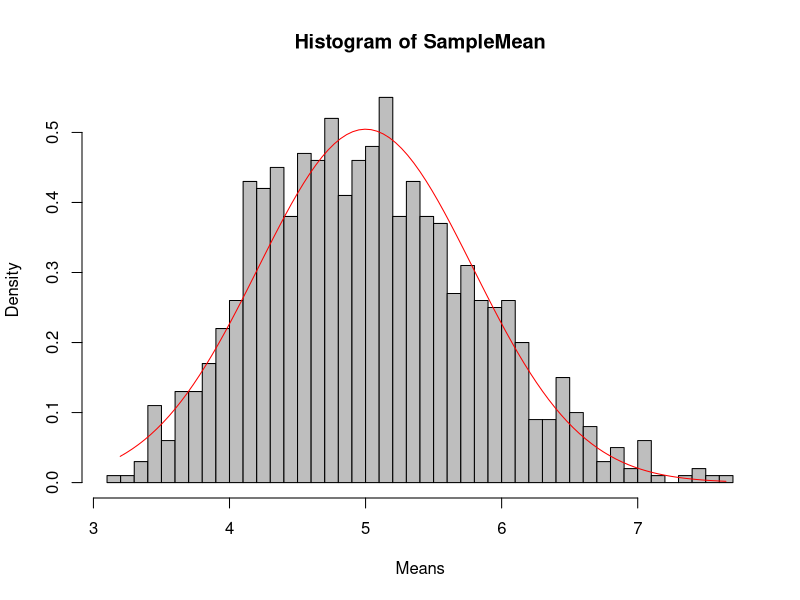
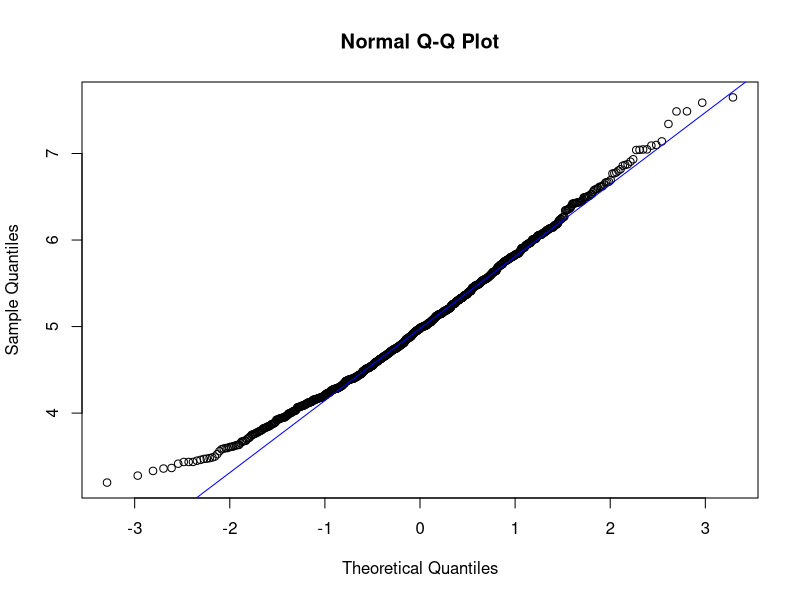

These charts were generated, in order, by the following R code:
## ---- chunk 1
knitr::opts_chunk$set(echo = TRUE)
## ---- chunk 2
n <- 40
Simulations <- 1000
Lambda <- 0.2

SampleMean <- NULL
for(i in 1:Simulations) {
  SampleMean <- c(SampleMean, mean(rexp(n, Lambda)))
}
mean(SampleMean)
## ---- chunk 3
Variance <- var(SampleMean)
Variance
## ---- chunk 4
hist(SampleMean, breaks = n, prob = T, col = "grey", xlab = "Means")
x <- seq(min(SampleMean), max(SampleMean), length = 100)
lines(x, dnorm(x, mean = 1/Lambda, sd = (1/Lambda/sqrt(n))), pch = 50, col = "red")
## ---- chunk 5
qqnorm(SampleMean)
qqline(SampleMean, col = "blue")
